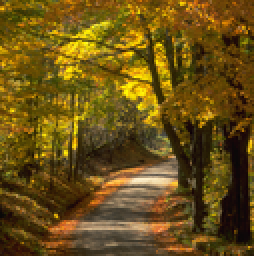
%> input picture images/autumn.png, 127 x 128 px, shrunk from 507 x 510 before the run (shown 2 times larger)
$ octave --eval "result = snn(imread('images/autumn.png'));"   (GNU Octave 9; MATLAB toolbox functions it lacks are replaced by stand-ins)
%> lines starting %> are read from the running program, lines starting %| are printed output that depends on the picture
function [Y,Xpad] = snn(X,WINSZ,progress)
% [Y,Xpad] = SNN(X[,WINSZ][,progress])
% perform symmetric nearest-neighbor nonlinear edge-preserving filtering on
% an intensity image
%
% * If no window size WINSZ is specified, the default is 5.
% * Setting progress to a nonzero value causes SSN to display
%   the current row it is processing.
%
% Description:
% The SNN filter works by looking at each pair of pixels opposite the
% output (center) pixel. From each pair, the one that is closest to
% the output pixel is used to compute the output (mean of all selected
% pixels).
%
% Notes:
% Image is converted to double format for processing.
%
% Copyright Art Barnes, 2005 artbarnes<at>ieee<dot>org
%http://www.mathworks.com/matlabcentral/fileexchange/8174-snn-filter#feedback

if nargin >= 3
    verboseFlag = true;
else
    verboseFlag = false;
end

if nargin < 2
    WINSZ = 3;
end

if ~isa(X,'double')
    X = im2double(X);
end

PADDING = floor(WINSZ/2);

Xpad = padarray(X,[PADDING PADDING],'replicate');
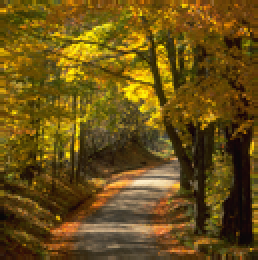
%> Xpad: size 130x129x3 double (shown 2 times larger); mean R, G, B 0.415, 0.315, 0.0825
[padRows,padCols] = size(Xpad);
%> padRows = 130; padCols = 387
Y = zeros(size(Xpad));

nRowIters = length((PADDING+1):(padRows-PADDING));
%> nRowIters = 128
count = 1;
for i = (PADDING+1):(padRows-PADDING)
    for j = (PADDING+1):(padCols-PADDING)

        % window
        W = Xpad((i-PADDING):(i+PADDING),(j-PADDING):(j+PADDING));

        Wtop = W(1:PADDING,:)';
        Wtop = Wtop(:)';
        Wtop = [Wtop W(PADDING+1,1:PADDING)];
        Wbot = W((end-PADDING+1):end,:)';
        Wbot = Wbot(:)';
        Wbot = [W(PADDING+1,(end-PADDING+1):end) Wbot];
        Wbot = fliplr(Wbot);

        NN = [Wtop; Wbot];
        NNdiff = abs(NN - W(PADDING+1,PADDING+1)); % or use X(i,j)
        [y,ids] = min(NNdiff);


        for k = 1:length(ids)
            NNnearest(k) = NN(ids(k),k);
        end

        Y(i,j) = mean([NNnearest Xpad(i,j)]);
    end

    if verboseFlag & ~mod(count,10)
        fprintf('SNN: %d/%d\n',count,nRowIters);
    end

    count = count + 1;
end
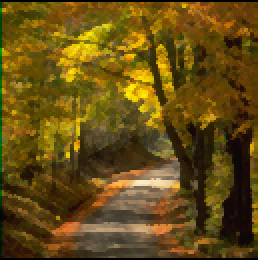
%> Y: size 130x129x3 double (shown 2 times larger); mean R, G, B 0.401, 0.306, 0.0782
%> after the loop, NNnearest = [0.0353 0.0353 0.0196 0.0353]; count = 129
% remove padding
Y = Y(PADDING+1:padRows-PADDING,PADDING+1:padCols-PADDING);
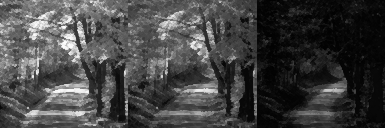
%> Y: size 128x385 double; min 0.00471, max 0.993, mean 0.267
